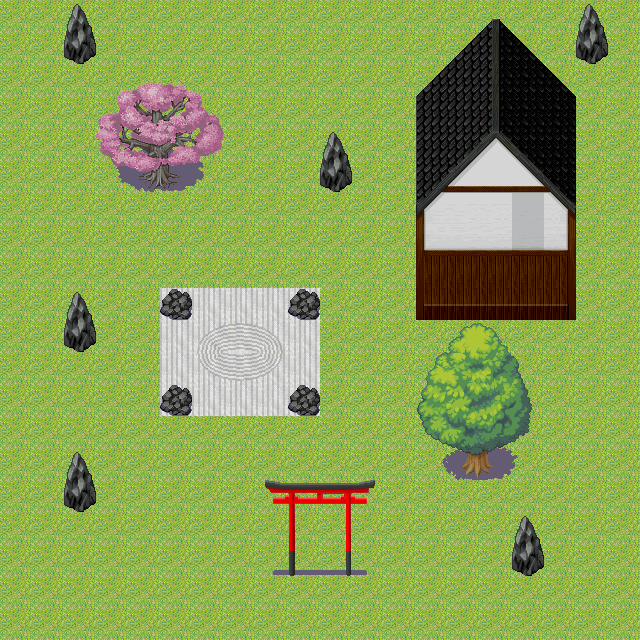

Rendered tile map (Tiled .tmx) drawn with the repository's tilesets; below, a short description and the full map source, tile grids included:
An orthogonal 20x20 tile map with 32x32 px tiles, 2 tile layers (Livello tile 1, Livello tile 2).

<map version="1.0" tiledversion="1.1.4" orientation="orthogonal" renderorder="right-down" width="20" height="20" tilewidth="32" tileheight="32" infinite="0" nextobjectid="1">
 <tileset firstgid="1" source="zentile32.tsx" />
 <layer name="Livello tile 1" width="20" height="20">
  <data encoding="csv">
17,17,17,17,17,17,17,17,17,17,17,17,17,17,17,17,17,17,17,17,
17,17,17,17,17,17,17,17,17,17,17,17,17,17,17,17,17,17,17,17,
17,17,17,17,17,17,17,17,17,17,17,17,17,17,17,17,17,17,17,17,
17,17,17,17,17,17,17,17,17,17,17,17,17,17,17,17,17,17,17,17,
17,17,17,17,17,17,17,17,17,17,17,17,17,17,17,17,17,17,17,17,
17,17,17,17,17,17,17,17,17,17,17,17,17,17,17,17,17,17,17,17,
17,17,17,17,17,17,17,17,17,17,17,17,17,17,17,17,17,17,17,17,
17,17,17,17,17,17,17,17,17,17,17,17,17,17,17,17,17,17,17,17,
17,17,17,17,17,17,17,17,17,17,17,17,17,17,17,17,17,17,17,17,
17,17,17,17,17,3,3,3,3,3,17,17,17,17,17,17,17,17,17,17,
17,17,17,17,17,3,3,3,3,3,17,17,17,17,17,17,17,17,17,17,
17,17,17,17,17,3,3,3,3,3,17,17,17,17,17,17,17,17,17,17,
17,17,17,17,17,3,3,3,3,3,17,17,17,17,17,17,17,17,17,17,
17,17,17,17,17,17,17,17,17,17,17,17,17,17,17,17,17,17,17,17,
17,17,17,17,17,17,17,17,17,17,17,17,17,17,17,17,17,17,17,17,
17,17,17,17,17,17,17,17,17,17,17,17,17,17,17,17,17,17,17,17,
17,17,17,17,17,17,17,17,17,17,17,17,17,17,17,17,17,17,17,17,
17,17,17,17,17,17,17,17,17,17,17,17,17,17,17,17,17,17,17,17,
17,17,17,17,17,17,17,17,17,17,17,17,17,17,17,17,17,17,17,17,
17,17,17,17,17,17,17,17,17,17,17,17,17,17,17,17,17,17,17,17
</data>
 </layer>
 <layer name="Livello tile 2" width="20" height="20">
  <data encoding="csv">
0,0,7,0,0,0,0,0,0,0,0,0,0,161,162,163,164,165,7,0,
0,0,15,0,0,0,0,0,0,0,0,0,0,169,170,171,172,173,15,0,
0,0,0,77,78,79,80,0,0,0,0,0,0,177,178,179,180,181,0,0,
0,0,0,85,86,87,88,0,0,0,0,0,0,185,186,187,188,189,0,0,
0,0,0,93,94,95,96,0,0,0,7,0,0,193,194,195,196,197,0,0,
0,0,0,101,102,103,104,0,0,0,15,0,0,201,202,203,204,205,0,0,
0,0,0,0,0,0,0,0,0,0,0,0,0,209,210,211,212,213,0,0,
0,0,0,0,0,0,0,0,0,0,0,0,0,217,218,219,220,221,0,0,
0,0,0,0,0,0,0,0,0,0,0,0,0,225,226,227,228,229,0,0,
0,0,7,0,0,10,0,0,0,10,0,0,0,233,234,235,236,237,0,0,
0,0,15,0,0,0,4,5,6,0,0,0,0,121,122,123,124,0,0,0,
0,0,0,0,0,0,12,13,14,0,0,0,0,129,130,131,132,0,0,0,
0,0,0,0,0,10,0,0,0,10,0,0,0,137,138,139,140,0,0,0,
0,0,0,0,0,0,0,0,0,0,0,0,0,145,146,147,148,0,0,0,
0,0,7,0,0,0,0,0,297,298,299,300,0,153,154,155,156,0,0,0,
0,0,15,0,0,0,0,0,305,306,307,308,0,0,0,0,0,0,0,0,
0,0,0,0,0,0,0,0,313,314,315,316,0,0,0,0,7,0,0,0,
0,0,0,0,0,0,0,0,321,322,323,324,0,0,0,0,15,0,0,0,
0,0,0,0,0,0,0,0,0,0,0,0,0,0,0,0,0,0,0,0,
0,0,0,0,0,0,0,0,0,0,0,0,0,0,0,0,0,0,0,0
</data>
 </layer>
</map>
